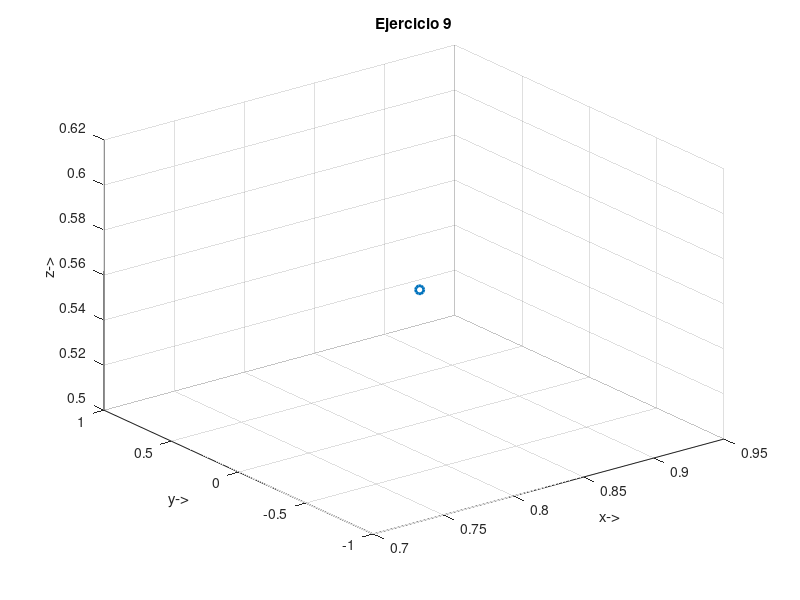

Recreate this plot in MATLAB.
Y = [ cosd(-34) 0 sind(-34) 5.6;
      0 1 0 3.6;
      -sind(-34) 0 cosd(-34) 5.9;
      0 0 0 1]
X =  [ 1 0 0 0;
      0 cosd(78) -sind(78) 0;
      0 sind(78) cosd(78) 0;
      0 0 0 1]  

M = Y*X
#print(x)
#plot3(46.8105,5.6000,28.4257,".o","LineWidth",2)

plot3(M(1,1),M(2,1),M(3,1),".o","LineWidth",2)
ylabel("y->")
xlabel("x->")
zlabel("z->")
title("Ejercicio 9")
grid("on")